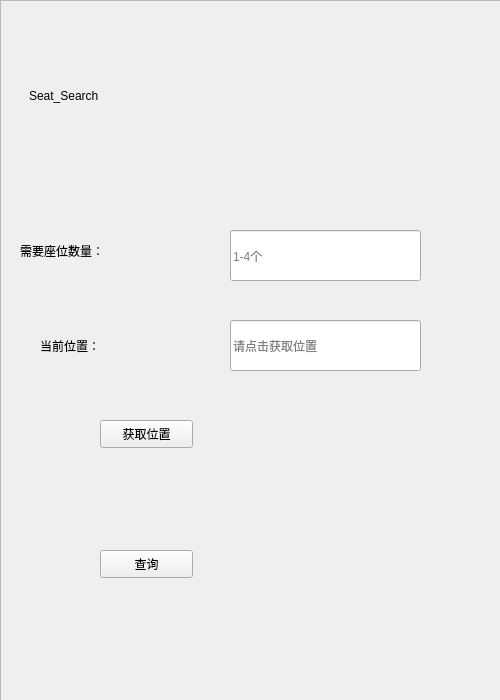
<?xml version="1.0" encoding="UTF-8"?>
<ui version="4.0">
 <class>SubWidget</class>
 <widget class="QWidget" name="SubWidget">
  <property name="geometry">
   <rect>
    <x>0</x>
    <y>0</y>
    <width>500</width>
    <height>700</height>
   </rect>
  </property>
  <property name="windowTitle">
   <string>Seat_Search</string>
  </property>
  <property name="autoFillBackground">
   <bool>false</bool>
  </property>
  <property name="styleSheet">
   <string notr="true"/>
  </property>
  <widget class="QLabel" name="label_2">
   <property name="geometry">
    <rect>
     <x>20</x>
     <y>230</y>
     <width>181</width>
     <height>41</height>
    </rect>
   </property>
   <property name="styleSheet">
    <string notr="true">font: 16pt &quot;AcadEref&quot;;</string>
   </property>
   <property name="text">
    <string>需要座位数量：</string>
   </property>
  </widget>
  <widget class="QLineEdit" name="lineEdit">
   <property name="geometry">
    <rect>
     <x>230</x>
     <y>230</y>
     <width>191</width>
     <height>51</height>
    </rect>
   </property>
   <property name="text">
    <string/>
   </property>
   <property name="placeholderText">
    <string>1-4个</string>
   </property>
  </widget>
  <widget class="QPushButton" name="pushButton_2">
   <property name="geometry">
    <rect>
     <x>100</x>
     <y>550</y>
     <width>93</width>
     <height>28</height>
    </rect>
   </property>
   <property name="text">
    <string>查询</string>
   </property>
  </widget>
  <widget class="QLabel" name="label">
   <property name="geometry">
    <rect>
     <x>29</x>
     <y>20</y>
     <width>451</width>
     <height>151</height>
    </rect>
   </property>
   <property name="text">
    <string>Seat_Search</string>
   </property>
  </widget>
  <widget class="QPushButton" name="pushButton">
   <property name="geometry">
    <rect>
     <x>100</x>
     <y>420</y>
     <width>93</width>
     <height>28</height>
    </rect>
   </property>
   <property name="text">
    <string>获取位置</string>
   </property>
  </widget>
  <widget class="QLabel" name="label_3">
   <property name="geometry">
    <rect>
     <x>40</x>
     <y>330</y>
     <width>131</width>
     <height>31</height>
    </rect>
   </property>
   <property name="styleSheet">
    <string notr="true">font: 16pt &quot;AcadEref&quot;;</string>
   </property>
   <property name="text">
    <string>当前位置：</string>
   </property>
  </widget>
  <widget class="QLineEdit" name="lineEdit_2">
   <property name="geometry">
    <rect>
     <x>230</x>
     <y>320</y>
     <width>191</width>
     <height>51</height>
    </rect>
   </property>
   <property name="placeholderText">
    <string>请点击获取位置</string>
   </property>
  </widget>
  <widget class="QFrame" name="frame">
   <property name="geometry">
    <rect>
     <x>0</x>
     <y>0</y>
     <width>501</width>
     <height>701</height>
    </rect>
   </property>
   <property name="styleSheet">
    <string notr="true">border-image: url(:/ziyuan/bj3.png);</string>
   </property>
   <property name="frameShape">
    <enum>QFrame::StyledPanel</enum>
   </property>
   <property name="frameShadow">
    <enum>QFrame::Plain</enum>
   </property>
  </widget>
  <zorder>frame</zorder>
  <zorder>label_2</zorder>
  <zorder>lineEdit</zorder>
  <zorder>pushButton_2</zorder>
  <zorder>label</zorder>
  <zorder>pushButton</zorder>
  <zorder>label_3</zorder>
  <zorder>lineEdit_2</zorder>
 </widget>
 <resources/>
 <connections/>
</ui>
